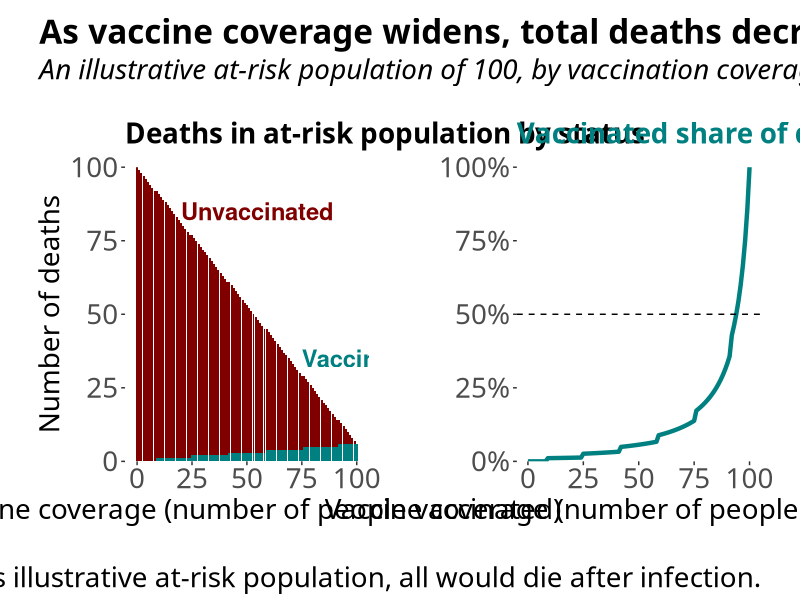
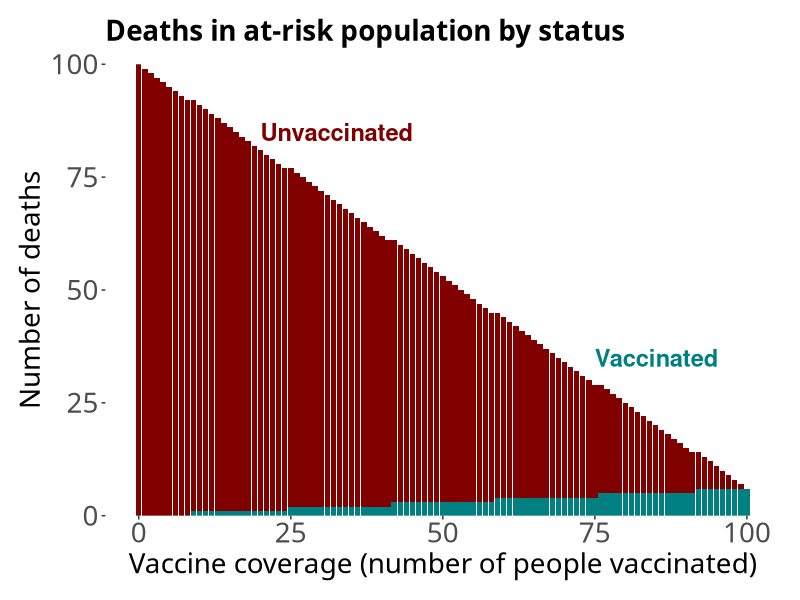
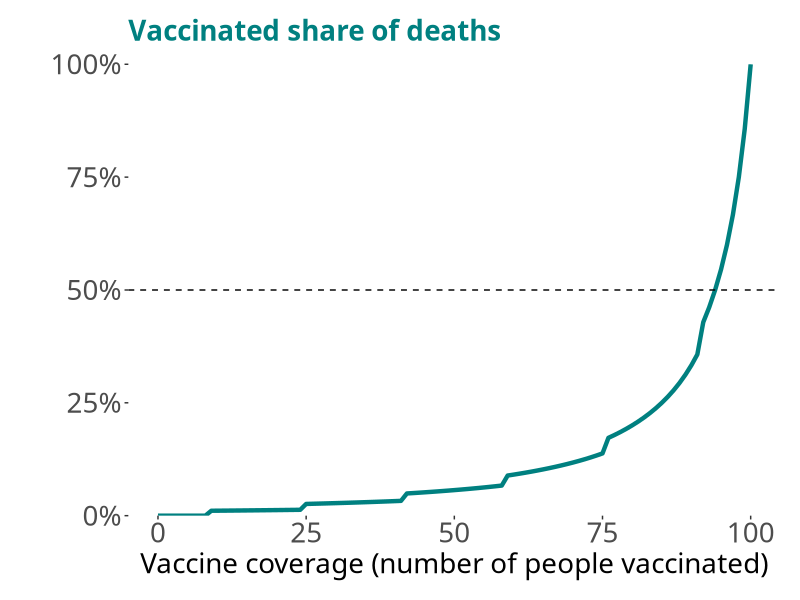
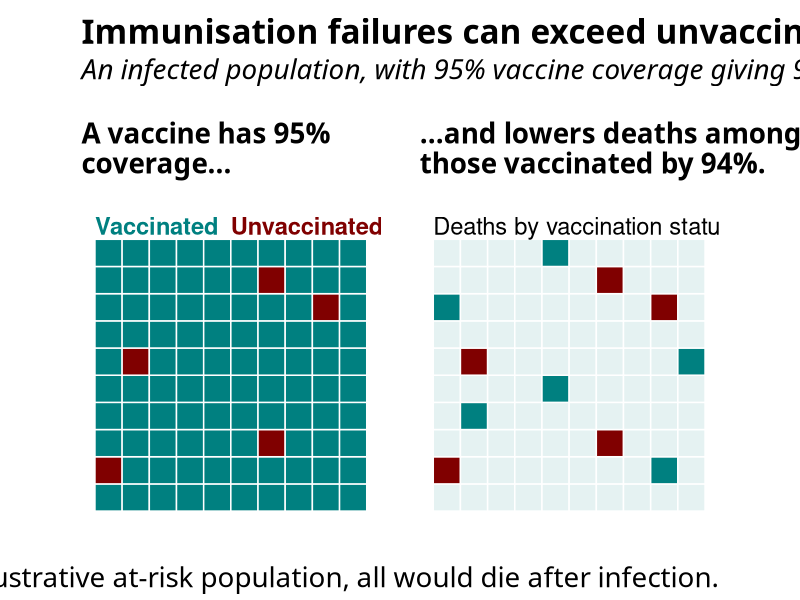
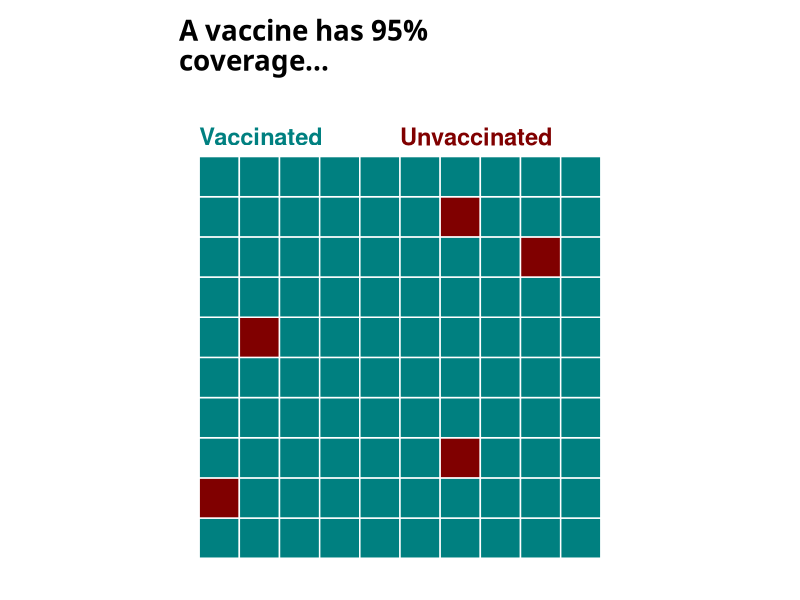
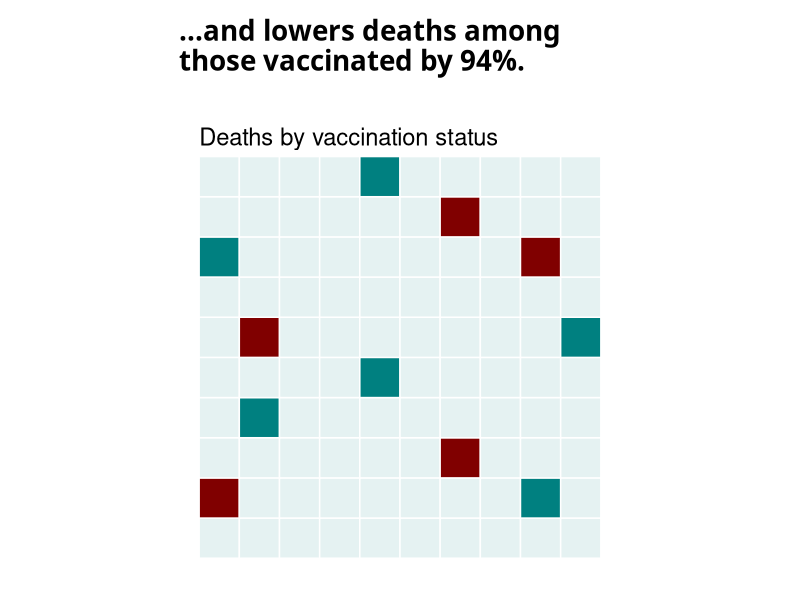

These charts were generated, in order, by the following R code:
## Install packages and set themes
# First, install the packages we need
library(tidyverse)
library(scales)
library(patchwork)

# Set the plotting theme
theme_clean4 <- theme_bw(base_family = "Gill Sans Nova") + 
  theme(legend.position = "top",
        legend.title = element_text(size = 20),
        legend.text = element_text(size = 20),
        axis.text = element_text(size = 20),
        axis.title = element_text(size = 20),
        plot.title = element_text(size = 24, face = "bold"),
        plot.subtitle = element_text(size = 20, face = "italic",
                                     margin = margin(b=12)),
        plot.caption = element_text(size = 20,
                                    vjust = -1),
        plot.margin = unit(c(.5,.5,.5,.5), "cm"),
        panel.grid.major = element_blank(),
        panel.grid.minor = element_blank(),
        panel.border = element_blank(),
        strip.background = element_rect(fill = "white"),
        strip.text = element_text(size = 20, face = "bold"))
theme_set(theme_clean4)

## Create data frames
unvaccinated_list <- c(11, 27, 52, 79, 87)
deaths_list <- c(11, 19, 27, 32, 45, 52, 60, 71, 79, 87, 95)

effectiveness_df <- expand.grid(x = 1:10, y = 1:10) %>%
  mutate(vaccination_status = if_else(row_number() %in% unvaccinated_list,
                                      "unvaccinated", "vaccinated"),
         life_status = if_else(row_number() %in% deaths_list,
                               "died", "alive"))

coverage_df <- tibble(number_vaccinated = 0:100) %>%
  mutate(vaccinated = round(0.06*number_vaccinated),
         unvaccinated = 100 - number_vaccinated,
         vaccinated_share = vaccinated / (vaccinated + unvaccinated))

## Create graphs
# The first graph shows coverage
effectiveness_gg1 <- effectiveness_df %>%
  ggplot(aes(x = x, y = y,
             fill = vaccination_status)) +
  geom_tile(colour = "white", size = 0.5) +
  coord_equal() +
  scale_x_continuous(labels = NULL, breaks = NULL, name = NULL) +
  scale_y_continuous(labels = NULL, breaks = NULL, name = NULL,
                     limits = c(0.5, 11.5)) +
  labs(subtitle = str_wrap("A vaccine has 95% coverage...", width = 20)) +
  annotate("text", x = 0.5, y = 11, size = 6, colour = "#008080",
           label = "Vaccinated", hjust = 0, fontface = "bold") +
  annotate("text", x = 5.5, y = 11, size = 6, colour = "#800000",
           label = "Unvaccinated", hjust = 0, fontface = "bold") +
  scale_fill_manual(values = c("#800000", "#008080")) +
  guides(fill = "none") +
  theme(plot.subtitle = element_text(face = "bold"))

# The second shows deaths by vaccination status
effectiveness_gg2 <- effectiveness_df %>%
  ggplot(aes(x = x, y = y,
             fill = vaccination_status, alpha = life_status)) +
  geom_tile(colour = "white", size = 0.5) +
  coord_equal() +
  scale_x_continuous(labels = NULL, breaks = NULL, name = NULL) +
  scale_y_continuous(labels = NULL, breaks = NULL, name = NULL,
                     limits = c(0.5, 11.5)) +
  labs(subtitle = str_wrap("...and lowers deaths among those vaccinated by 94%.", width = 30)) +
  annotate("text", x = 0.5, y = 11, size = 6, colour = "black",
           label = "Deaths by vaccination status", hjust = 0, fontface = "plain") +
  scale_fill_manual(values = c("#800000", "#008080")) +
  guides(fill = "none", alpha = "none") +
  theme(plot.subtitle = element_text(face = "bold"))

# We join these graphs together
effectiveness_gg <- effectiveness_gg1 + effectiveness_gg2 +
  plot_annotation(title = "Immunisation failures can exceed unvaccinated deaths.",
                  subtitle = "An infected population, with 95% vaccine coverage giving 94% protection against death.",
                  caption = "In this illustrative at-risk population, all would die after infection.")

# The left-hand graph shows deaths by vaccination status
coverage_gg1 <- coverage_df %>%
  select(-vaccinated_share) %>%
  pivot_longer(cols = 2:3,
               names_to = "vaccination_status",
               values_to = "number_of_deaths") %>%
  ggplot(aes(x = number_vaccinated, y = number_of_deaths,
             fill = vaccination_status)) +
  geom_col(position = "stack") +
  scale_y_continuous(expand = c(0,0)) +
  scale_fill_manual(values = c("#800000", "#008080")) +
  annotate("text", x = 75, y = 35, size = 6, colour = "#008080",
           label = "Vaccinated", hjust = 0, fontface = "bold") +
  annotate("text", x = 20, y = 85, size = 6, colour = "#800000",
           label = "Unvaccinated", hjust = 0, fontface = "bold") +
  labs(subtitle = "Deaths in at-risk population by status",
       x = "Vaccine coverage (number of people vaccinated)",
       y = "Number of deaths") +
  guides(fill = "none") +
  theme(plot.subtitle = element_text(face = "bold"))

coverage_gg2 <- coverage_df %>%
  ggplot(aes(x = number_vaccinated, y = vaccinated_share)) +
  geom_line(size = 1.5, colour = "#008080") +
  scale_y_continuous(expand = c(0,0),
                     labels = percent_format(accuracy = 1,
                                             scale = 100)) +
  geom_hline(yintercept = 0.5, linetype = "dashed") +
  labs(subtitle = "Vaccinated share of deaths",
       x = "Vaccine coverage (number of people vaccinated)",
       y = "") +
  theme(plot.subtitle = element_text(face = "bold",
                                     colour = "#008080"))

# We put those two parts together
coverage_gg <- coverage_gg1 + coverage_gg2 +
  plot_annotation(title = "As vaccine coverage widens, total deaths decrease but the vaccinated share increases.",
                  subtitle = "An illustrative at-risk population of 100, by vaccination coverage with 94% protection against death.",
                  caption = "In this illustrative at-risk population, all would die after infection.")